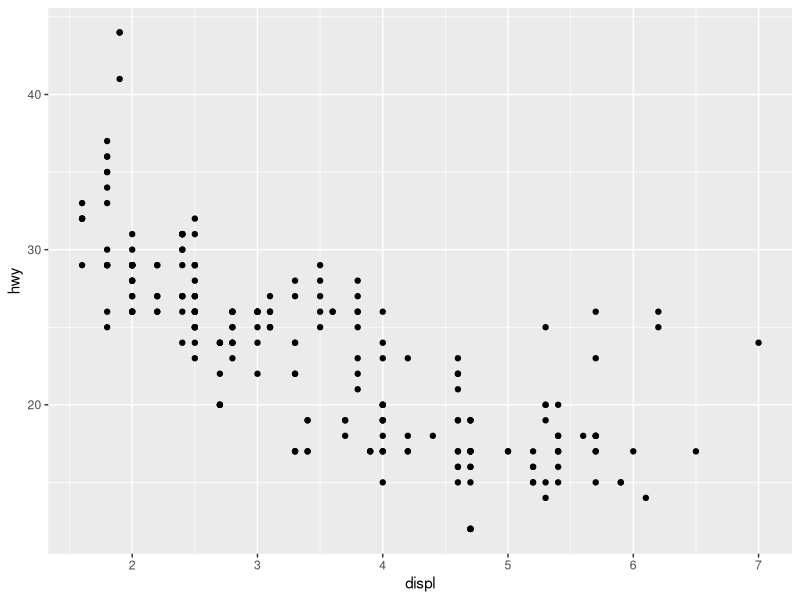
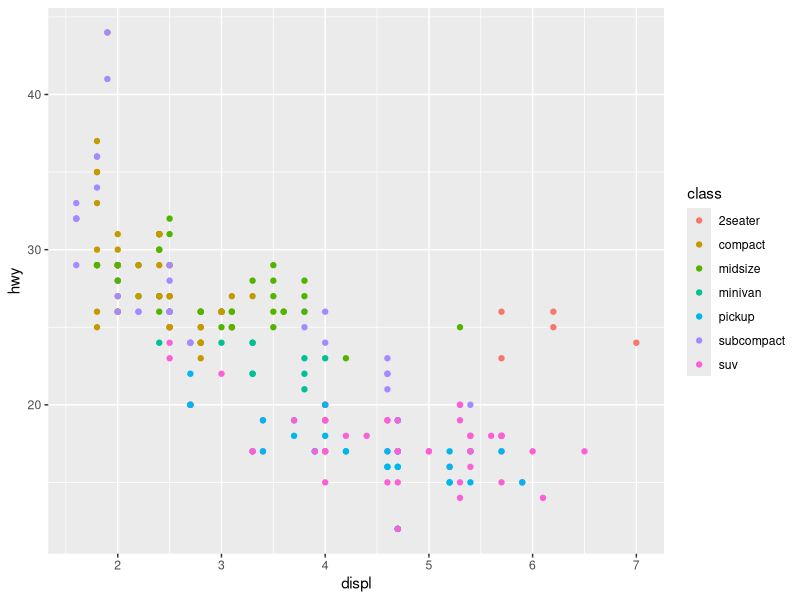
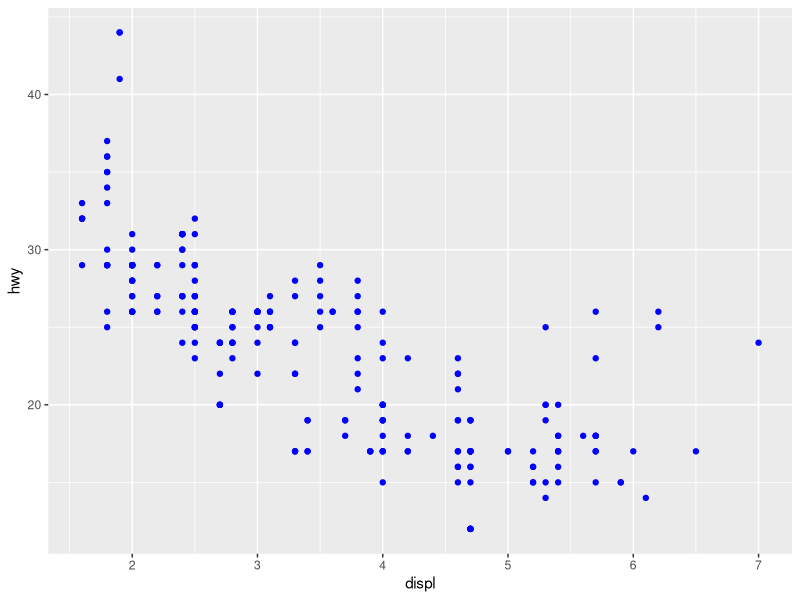
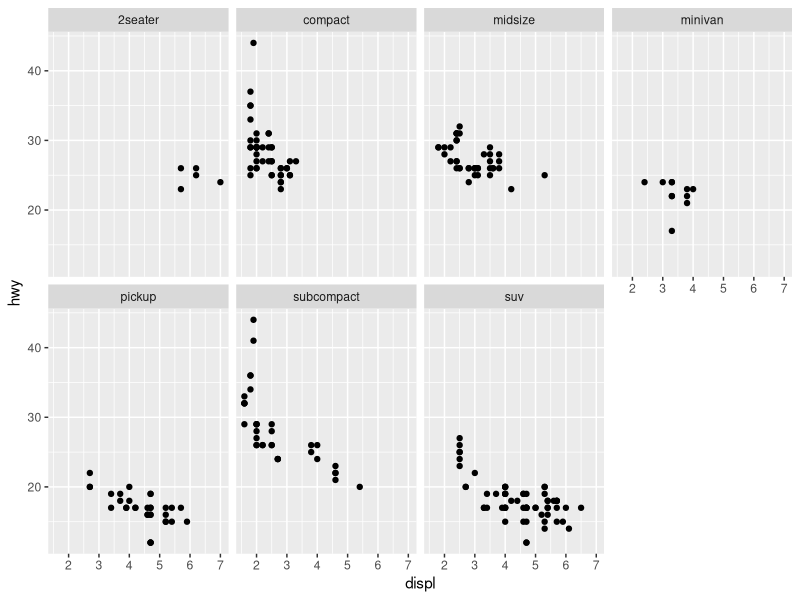
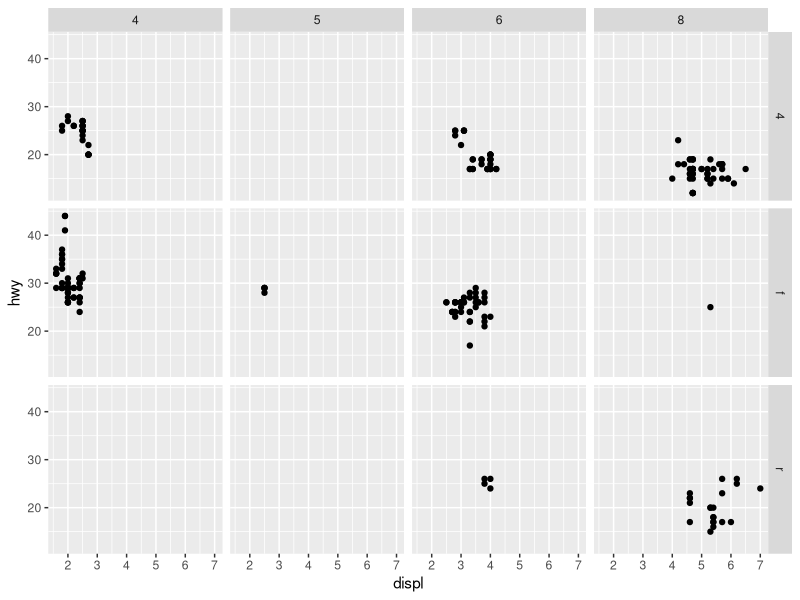
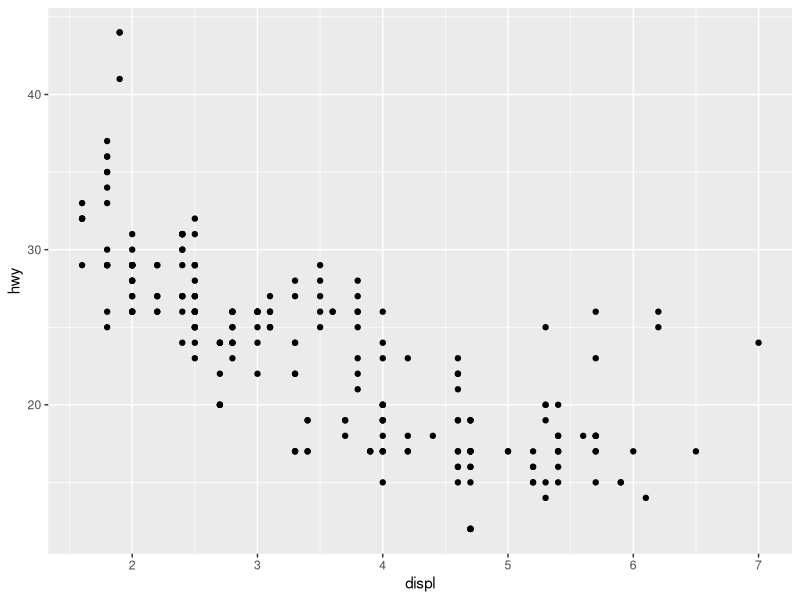
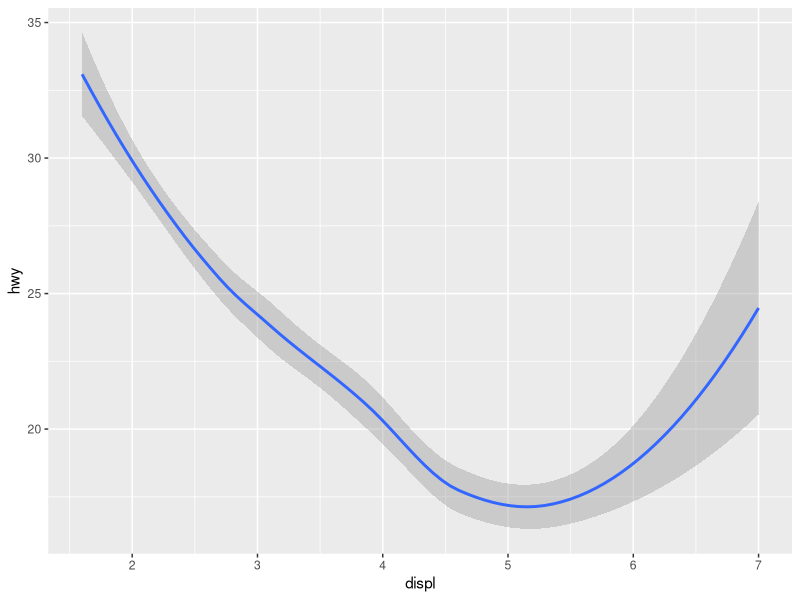
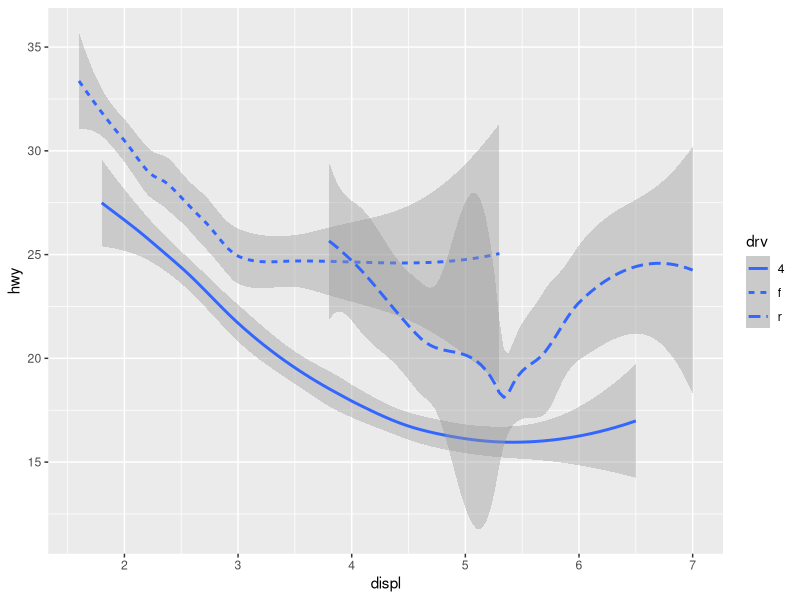

Write R code to recreate these figures, in order. (Note: this script raises an error after producing the figures.)
# Script containing some simple GGPlot2 graphs
# Material comes from "R for Data Science"
library(tidyverse)

# I'll be using the R's pre-installed mpg dataset

# A simple scatter plot

# ggplot creates a coordinate system that you can add layer to
ggplot(mpg) +
  # Let's add a layer to our plot by adding a layer of points
    # Each geom function in ggplot takes a mapping argument
    # The mapping argument is always paired with aes() 
  geom_point((mapping = aes(x = displ, y = hwy)))

# Let's create a resuable template 
# template <- ggplot(data = <DATA>) +
#  <GEOM_FUNCTION>(mapping = aes(<MAPPINGS>))

# Let's talk about about Aesthetic Mappings-- aes()

# Aesthetics allow us to change different levels of the geom function
# With aes(), if your geom is geom_point, you can change the levels of
# a point's size, shape, and color

# Let's use aes() to add a dimension to our plot
ggplot(mpg) +
  # With this aes(), ggplot will color each point according to class of car
  # ggplot will automatically select colors through a process called scaling
  geom_point(mapping = aes(x = displ, y = hwy, color = class))

# In essence, what we did with the color aes parameter was map a unique color
# to each class. 

# There's many different ways to map variables to different aesthetics, so 
# you got options

# You can also set aesthetics of a geom manually
ggplot(mpg) +
  geom_point(mapping = aes(x = displ, y = hwy), color='blue')

# What if you have a bunch of categorical variables and you want to 
# visualize them without using aes()? Facets!
# Facets are just subplots that hone in on different categories

# Let's facet our plot with a single variable
ggplot(mpg) +
  geom_point(mapping = aes(x = displ, y = hwy)) +
  # The variable you pass to facet_wrap() must be discrete
  facet_wrap(~ class, nrow = 2)

# Let's facet our plot with drive train type and num of cylinders
ggplot(mpg) +
  geom_point(mapping = aes(x = displ, y = hwy)) +
  # You can use . to only facet on a row or column variable
  facet_grid(drv ~ cyl)

# Now, we'll define this geom thing we've been talking about

# A geom is a visual object used to represent the data (ex. line, bar, point)

# The point geom
ggplot(mpg) +
  geom_point(mapping = aes(x = displ, y = hwy))

# The smooth line geom
ggplot(mpg) +
  geom_smooth(mapping = aes(x = displ, y = hwy))

# Let's use an aesthetic to draw different lines for a categorical variable
ggplot(mpg) +
  geom_smooth(mapping = aes(x = displ, y = hwy, linetype = drv))

# Moving on. Let's plot more than one geom on a plot
ggplot(mpg) +
  geom_point(mapping = aes(x = displ, y = hwy)) +
  geom_smooth(mapping = aes(x = displ, y = hwy))

# But there's too much code repition...

# Here, we pass the mappings directly to the plot and make them global
# to all geoms in the plot
ggplot(mpg, mapping = aes(x = displ, y = hwy)) +
  geom_point() +
  geom_smooth()
  
# Now, let's mix global mappings with local mappings
ggplot(mpg, mapping = aes(x = displ, y = hwy)) +
         geom_point(mapping = aes(color = class)) +
         geom_smooth()

# How else can we customize our layers? Let's use a different dataset for one layer
ggplot(mpg, mapping = aes(x = displ, y = hwy)) +
  geom_point(mapping = aes(color = class)) +
  geom_smooth(
    data = filter(mpg, class == 'subcompact'),
    se = FALSE
  )

# The moment we've been waiting for: Bar Charts!!!

# ggplot comes with the diamonds dataset, so we'll use that
ggplot(diamonds) +
  geom_bar(mapping = aes(x = cut))

# So now you know that the bar geom will create bins for each category 
# in the aesthetic and count how many observations belong to each bin

# But we all know why you made it this far. Let's put some color in it
ggplot(diamonds) +
  # Color on the edges of the bar; damn that's sexy
  geom_bar(mapping = aes(x = cut, color = cut))

ggplot(diamonds) +
  # fill in each bar with a unique color
  geom_bar(mapping = aes(x = cut, fill = cut))

ggplot(diamonds) +
  # fill in the bar with the count of another discrete variable
  geom_bar(mapping = aes(x = cut, fill = clarity))

# But we can raise the bar... on these bar charts by using the three position aes

# Setting position = identity will place each object where it's supposed to 
# on the graph, so the bars will just be placed over each other...useless
# so just to make this plot semi-useful you have to mess with transparency (& alpha)
ggplot(
  diamonds,
  mapping = aes(x = cut, fill = clarity)
  ) +
  geom_bar(alpha = 1/5, position = 'identity')
ggplot(
  data = diamonds,
  mapping = aes(x = cut, color = clarity
  ) +
    geom_bar(fill = NA, position = 'identity')
)

# What about the fill position?
# The fill position will make all bars the same height, so its easy to 
# see the proportions across the groups
ggplot(diamonds) +
  geom_bar(
    mapping = aes(x = cut, fill = clarity),
    position = 'fill'
)

# Now, the dodge position, which places overlapping objects next to each other 
ggplot(diamonds) +
  geom_bar(
    mapping = aes(x = cut, fill = clarity),
    position = 'dodge'
)

# OK, so I lied, there is one more position you can use, but its mainly useful
# for scatter plots
# Jitter will inject some random noise to each point so its easy for you to see
# mass accumulations of observations. This makes your plot a little 'wrong', but
# it helps you see some patterns that may have been hidden by overplotting
ggplot(mpg) +
  geom_point(
    mapping = aes(x = displ, y = hwy),
    position = 'jitter'
)

# You can change the coordinate system for your plot. The defualt is the cartesian system
# Here's an example and a brief description of some of them:

# coord_flip() will flip the x and y axis. Useful if labels are long and you want to make them readable
ggplot(mpg, mapping = aes(x = class, y = hwy)) +
  geom_boxplot()

ggplot(mpg, mapping = aes(x = class, y = hwy)) +
  geom_boxplot() +
  coord_flip()

# coord_quickmap() sets the aspect ratio if you were making a map
# coord_polar() uses polar coordinates (Yay! Calc 3 wasn't a waste!) which 
# will turn your bar charts into something called a Coxcomb chart (a pie chart someone got at)

# Let's recap all that we've covered about ggplot

# The template to make any graph in ggplot is:
# ggplot(<DATA>) +
#   <GEOM_FUNCTION>(
#     mapping = aes(<MAPPINGS>),
#     stat = <STAT>,
#     position = <POSITION>
# ) +
# <COORDINATE_FUNCTION> +
# <FACET_FUNCTION>

# The seven parameters in the template compose the grammar of graphics.

# You start with a dataset

# Transform the dataset into information you want to graph (with a stat)

# Choose a geometric object to represent each observation

# Potentially use the aesthetic properties of the geometric object to represent
# variables in the data

# You'd map the values of each variable to the levels of an aes()

# Select a coordinate system to place the geoms in

# Use the location of the object--an aes--to display the values of x and y vars

# At this point you'd have a complete graph, but you could:
  # adjust the position of the geoms within the coordinate system (position adjustment)
  # split the graph into subplots (faceting)

# You could also add more layers, where each layer uses a different:
  # dataset
  # geom
  # set of mappings
  # stat
  # positional adjustment

# With all of these options, you could build any graph you want